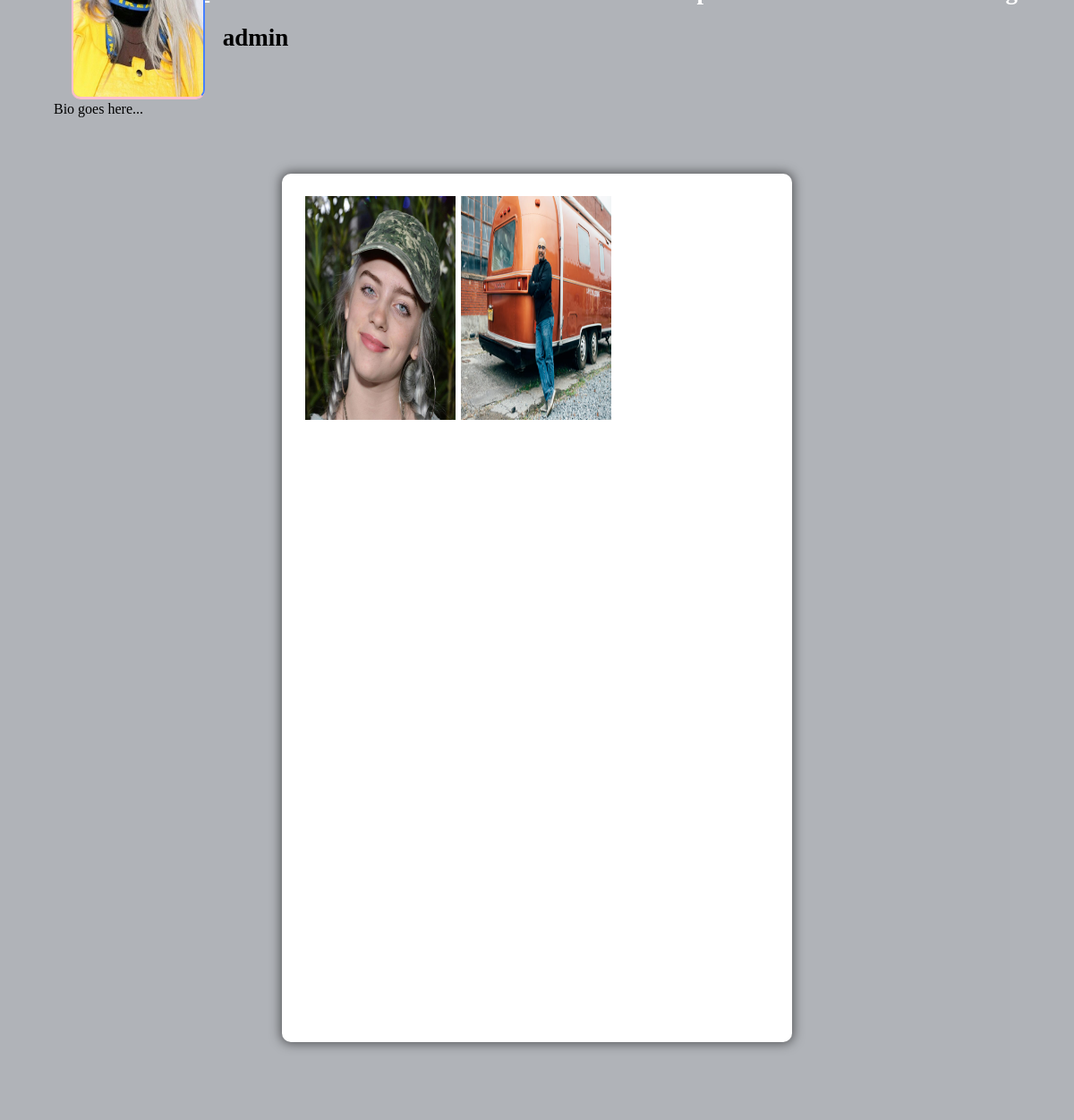
Screenshot of /profile/1 (signed in) with the database file from the repository.
### authentication/models.py (models this page shows, shortened)
class MyUser(models.Model):
    user = models.ForeignKey(User, on_delete=models.CASCADE)
    profile_picture = models.ImageField()

### blog/models.py (models this page shows, shortened)
class BaseModel(models.Model):
    created_at = models.DateTimeField(auto_now_add=True)
    updated_at = models.DateTimeField(auto_now=True)
    class Meta:
        abstract = True

class Post(BaseModel):
    author = models.ForeignKey(MyUser, on_delete=models.CASCADE, related_name='post_author')
    image = models.ImageField(upload_to='post_image/')
    description = models.CharField(max_length=500, null=True, blank=True)
    is_published = models.BooleanField(default=True)

### blog/views.py (the view)
# urls.py: path('profile/<int:a>', profile_view),
@login_required(login_url='/auth/login/')
def profile_view(request, a):
    user = MyUser.objects.filter(user=request.user).first()
    profile = MyUser.objects.filter(id=a).first()
    post = Post.objects.filter(author=profile)
    posts = len(Post.objects.filter(author=profile))
    foll = [i.following for i in FollowUser.objects.filter(follower=request.user.id)]
    followers = len(FollowUser.objects.filter(follower=profile))
    following = len(FollowUser.objects.filter(following=profile))
    data = {'post': post,
            'posts': posts,
            'user': user,
            'profile': profile,
            'foll': foll,
            'followers': followers,
            'following': following
            }
    return render(request, 'profile.html', context=data)

### template/profile.html (shortened to what this page needs)
{% load static %}
<!DOCTYPE html>
<html lang="ru">
<head>
    <link rel="stylesheet" href="{% static 'css/main.min.css' %}">
    <link rel="stylesheet" href="{% static 'css/style.css' %}">
    <link rel="stylesheet" href="{% static 'css/color.css' %}">
    <link rel="stylesheet" href="{% static 'css/responsive.css' %}">
</head>
<body>
	<section>
			<div class="feature-photo">
				<figure><img src="{% static 'images/resources/timeline-1.jpg' %}" alt=""></figure>
				<form>
					<div class="add-btn">
					<span style="color: white; font-size: 27px; margin-right: 520px;"><b><u><a href="/">Home</a></u></b></span>
					<span style="color: white; font-size: 27px;"><b>{{ posts }} posts</b></span>
					<span style="color: white; font-size: 27px;"><b>{{ following }} followers</b></span>
					<span style="color: white; font-size: 27px;"><b>{{ followers }} following</b></span>
					</div>
				</form>
				<div class="container-fluid">
					<div class="row merged">
						<div class="col-lg-2 col-sm-3">
							<div class="user-avatar">
								<figure>
									<img src="{{ profile.profile_picture.url }}" style="height: 250px; width: 100%;" alt="">
								</figure>
							</div>
						</div>
						<div class="col-lg-10 col-sm-9">
							<div class="timeline-info">
								<ul>
									<li class="admin-name">
									  <h5 style="color: black;white-space: nowrap; width: 110px; font-size: 27px;"><b>{{ profile.user.username }}</b></h5>
									</li>
								</ul>
							</div>
						</div>
					</div>
				</div>
			</div>
		</section>
		<section>
			<div class="bio">
				Bio goes here...
			</div>
		</section>
	<section>
		<div class="gap gray-bg">
			<div class="container-fluid">
				<div class="row">
					<div class="col-lg-12">
						<div class="row" id="page-contents">
							<div class="col-lg-3">
								<aside class="sidebar static">
								</aside>
							</div>
							<div class="col-lg-6">
								<div class="central-meta">
									<ul class="photos">
										{% for post in post %}
										<li>
											<a class="strip" href="{{ post.image.url }}" title="" data-strip-group="mygroup" data-strip-group-options="loop: false">
												<img src="{{ post.image.url }}" style="height: 250px; width: 300px;" alt=""></a>
										</li>
										{% endfor %}
									</ul>
								</div>
							</div>
							<div class="col-lg-3">
								<aside class="sidebar static">
								</aside>
							</div>
						</div>
					</div>
				</div>
			</div>
		</div>
	</section>
</body>
</html>

### static/css/responsive.css (style rules this page uses)
@media screen and (max-width: 1281px) and (min-width: 1024px) { .photos > li { min-width: 32.2%; width: 32.2%; } }
@media screen and (max-width: 1281px) and (min-width: 1024px) { .timeline-info { line-height: 51px; } }
@media screen and (max-width: 1281px) and (min-width: 1024px) { .timeline-info .admin-name > h5 { font-size: 20px; } }
@media screen and (max-width: 1281px) and (min-width: 1024px) { .user-avatar { width: 80.2% } }

### rows the page displays
MyUser: profile_picture (picture), user.username "admin"
Post: image (picture)
Post: image (picture)
